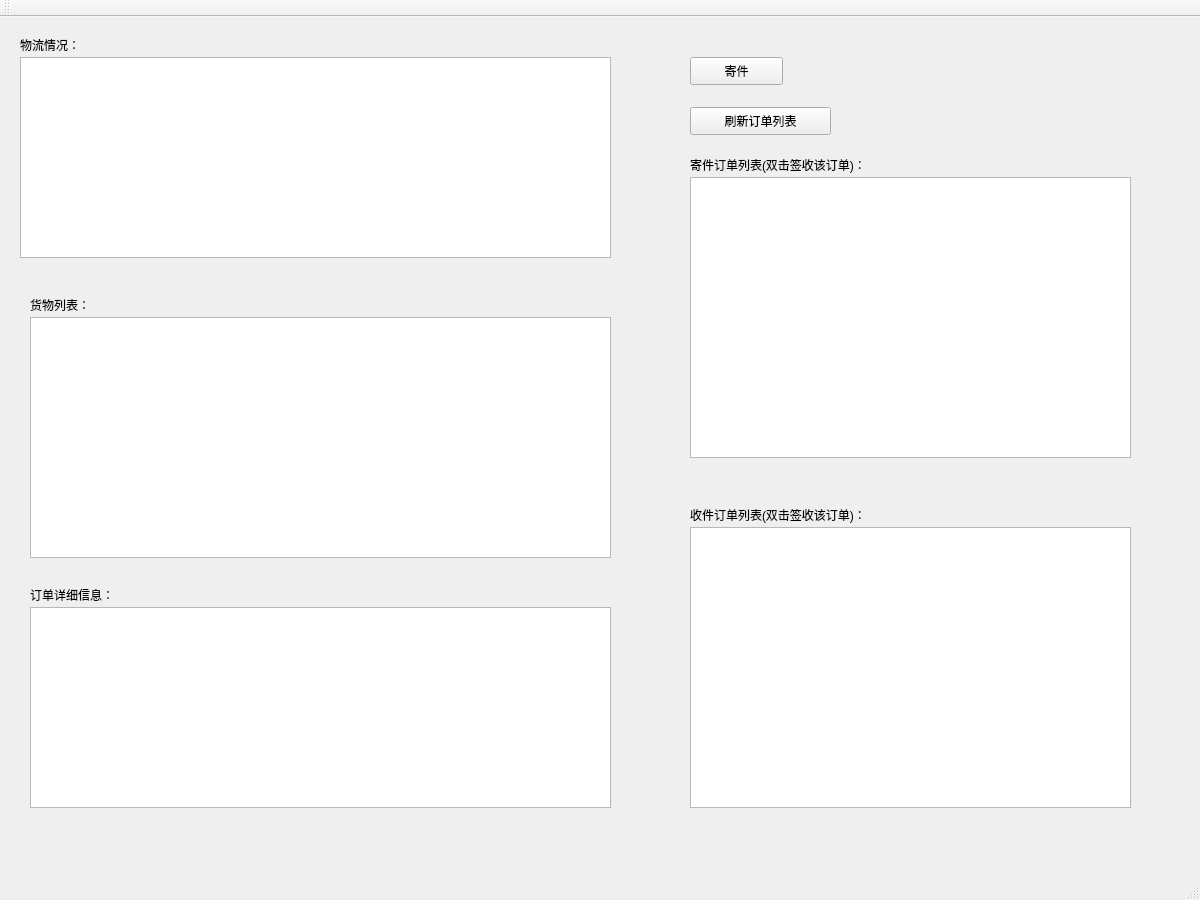
<?xml version="1.0" encoding="UTF-8"?>
<ui version="4.0">
 <class>UserMainWindow</class>
 <widget class="QMainWindow" name="UserMainWindow">
  <property name="geometry">
   <rect>
    <x>0</x>
    <y>0</y>
    <width>1200</width>
    <height>900</height>
   </rect>
  </property>
  <property name="windowTitle">
   <string>UserMainWindow</string>
  </property>
  <widget class="QWidget" name="centralWidget">
   <widget class="QPushButton" name="pushButton">
    <property name="geometry">
     <rect>
      <x>690</x>
      <y>40</y>
      <width>93</width>
      <height>28</height>
     </rect>
    </property>
    <property name="text">
     <string>寄件</string>
    </property>
   </widget>
   <widget class="QPushButton" name="pushButton_2">
    <property name="geometry">
     <rect>
      <x>690</x>
      <y>90</y>
      <width>141</width>
      <height>28</height>
     </rect>
    </property>
    <property name="text">
     <string>刷新订单列表</string>
    </property>
   </widget>
   <widget class="QTableView" name="tableView">
    <property name="geometry">
     <rect>
      <x>690</x>
      <y>160</y>
      <width>441</width>
      <height>281</height>
     </rect>
    </property>
   </widget>
   <widget class="QLabel" name="label">
    <property name="geometry">
     <rect>
      <x>690</x>
      <y>140</y>
      <width>271</width>
      <height>16</height>
     </rect>
    </property>
    <property name="text">
     <string>寄件订单列表(双击签收该订单)：</string>
    </property>
   </widget>
   <widget class="QLabel" name="label_2">
    <property name="geometry">
     <rect>
      <x>30</x>
      <y>570</y>
      <width>161</width>
      <height>16</height>
     </rect>
    </property>
    <property name="text">
     <string>订单详细信息：</string>
    </property>
   </widget>
   <widget class="QTableView" name="tableView_2">
    <property name="geometry">
     <rect>
      <x>690</x>
      <y>510</y>
      <width>441</width>
      <height>281</height>
     </rect>
    </property>
   </widget>
   <widget class="QLabel" name="label_3">
    <property name="geometry">
     <rect>
      <x>690</x>
      <y>490</y>
      <width>261</width>
      <height>16</height>
     </rect>
    </property>
    <property name="text">
     <string>收件订单列表(双击签收该订单)：</string>
    </property>
   </widget>
   <widget class="QTableView" name="tableView_3">
    <property name="geometry">
     <rect>
      <x>30</x>
      <y>590</y>
      <width>581</width>
      <height>201</height>
     </rect>
    </property>
   </widget>
   <widget class="QLabel" name="label_4">
    <property name="geometry">
     <rect>
      <x>30</x>
      <y>280</y>
      <width>72</width>
      <height>15</height>
     </rect>
    </property>
    <property name="text">
     <string>货物列表：</string>
    </property>
   </widget>
   <widget class="QLabel" name="label_5">
    <property name="geometry">
     <rect>
      <x>20</x>
      <y>20</y>
      <width>72</width>
      <height>15</height>
     </rect>
    </property>
    <property name="text">
     <string>物流情况：</string>
    </property>
   </widget>
   <widget class="QTableView" name="tableView_4">
    <property name="geometry">
     <rect>
      <x>20</x>
      <y>40</y>
      <width>591</width>
      <height>201</height>
     </rect>
    </property>
   </widget>
   <widget class="QTableView" name="tableView_5">
    <property name="geometry">
     <rect>
      <x>30</x>
      <y>300</y>
      <width>581</width>
      <height>241</height>
     </rect>
    </property>
   </widget>
  </widget>
  <widget class="QMenuBar" name="menuBar">
   <property name="geometry">
    <rect>
     <x>0</x>
     <y>0</y>
     <width>1200</width>
     <height>26</height>
    </rect>
   </property>
  </widget>
  <widget class="QToolBar" name="mainToolBar">
   <attribute name="toolBarArea">
    <enum>TopToolBarArea</enum>
   </attribute>
   <attribute name="toolBarBreak">
    <bool>false</bool>
   </attribute>
  </widget>
  <widget class="QStatusBar" name="statusBar"/>
 </widget>
 <layoutdefault spacing="6" margin="11"/>
 <resources/>
 <connections/>
</ui>
